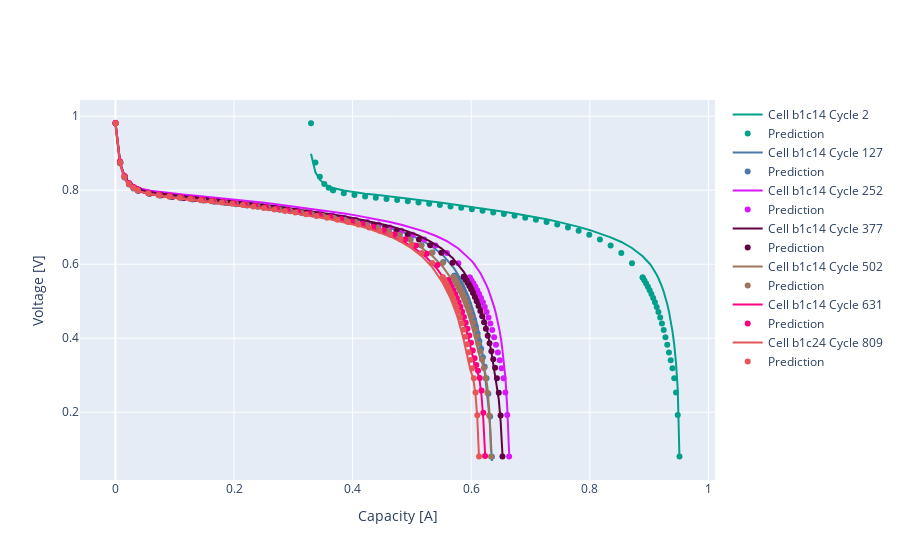

The notebook cell saved with this chart:
### Code cell
fig.update_xaxes(title='Capacity [A]')
fig.update_yaxes(title='Voltage [V]')
